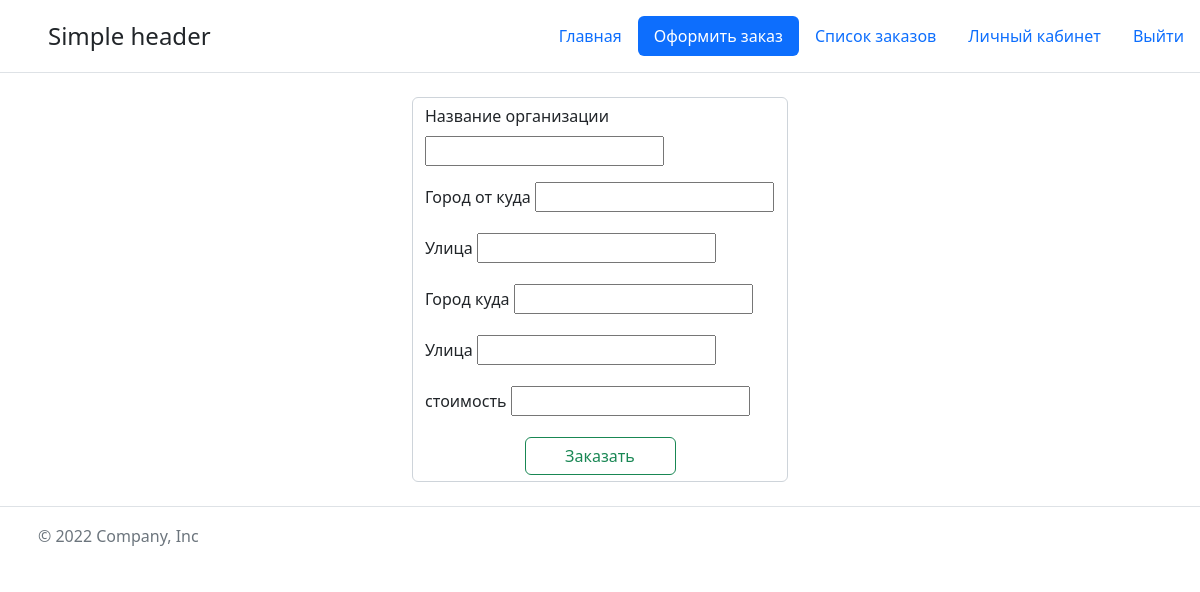
Before: /order (signed in) with the older database file.
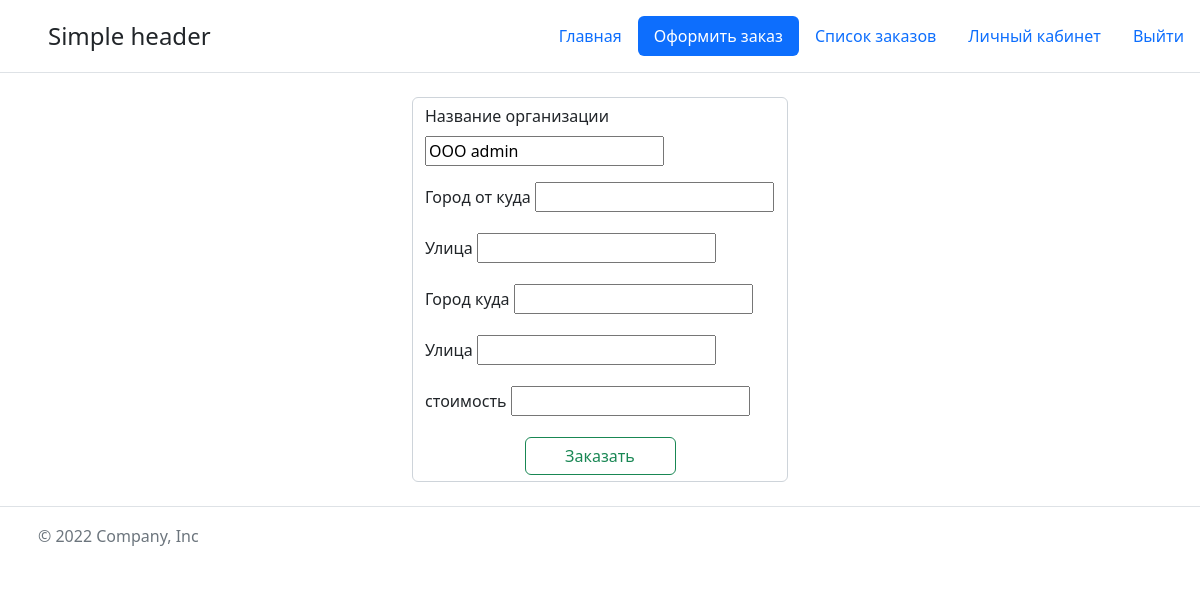
After: the same page with the newer database file.
### main/models.py (models this page shows)
class User(AbstractBaseUser, PermissionsMixin):
    company_name = models.CharField(max_length=255, unique=True, verbose_name='Названием организации')
    email = models.EmailField(null=False, unique=True, verbose_name='Email')
    phone = models.CharField(max_length=32, null=True, blank=True, verbose_name='Телефоном')
    inn = models.CharField(max_length=12, null=False, unique=True, verbose_name='ИНН организации')
    data_registration = models.DateTimeField(auto_now_add=True, verbose_name='Дата регистрации')
    is_carrier = models.BooleanField(default=False, verbose_name='Перевозчик')
    is_active = models.BooleanField(default=True, verbose_name='Активен')
    is_staff = models.BooleanField(default=False, verbose_name='Сотрудник')
    is_superuser = models.BooleanField(default=False, verbose_name='Суперпользователь')
    is_verified = models.BooleanField(default=False, verbose_name='Верифицирован')
    object = UserManager()
    USERNAME_FIELD = 'email'
    REQUIRED_FIELDS = []
    class Meta:
        verbose_name = 'Пользователь'
        verbose_name_plural = 'Пользователи'

### main/views.py (the view)
# urls.py: path('order', views.order, name='order'),
@login_required()
def order(request):
    if request.method == 'POST':
        order_form = add_Order(request.POST)
        if order_form.is_valid():
            _order_form_save(request, order_form)
            messages.success(request, f'Заказ создан!')
            return redirect('home')
        else:
            messages.warning(request, f'Проверьте введенные вами данные!')
            order_form = add_Order(request.POST)
            return render(request, 'main/order_form.html', {'title': 'Заказ', 'active_order': 'active',
                                                            'order_form': order_form})
    else:
        order_form = add_Order()
    return render(request, 'main/order_form.html', {'title': 'Заказ', 'active_order': 'active',
                                                    'order_form': order_form})

### main/forms.py
class add_Order(forms.ModelForm):
    company_name = forms.CharField(label='Название организации', max_length=100)
    address_city = forms.CharField(label='Город от куда ', max_length=100,
                                   widget=forms.TextInput(attrs={'id': 'city', 'class': 'form_input'}))
    address_street = forms.CharField(label='Улица', max_length=100,
                                     widget=forms.TextInput(attrs={'id': 'street', 'class': 'form_input'}))
    address_city_to = forms.CharField(label='Город куда', max_length=50,
                                      widget=forms.TextInput(attrs={'id': 'city_to', 'class': 'form_input'}))
    address_street_to = forms.CharField(label='Улица', max_length=100,
                                        widget=forms.TextInput(attrs={'id': 'street_to', 'class': 'form_input'}))
    price = forms.CharField(label='стоимость', max_length=100)
    class Meta:
        model = Order
        fields = ('company_name', 'address_city', 'address_street', 'address_city_to', 'address_street_to', 'price')

### main/templates/main/order_form.html (shortened to what this page needs)
{% extends 'main/base.html' %}
{% block content %}
<div class="teams_form">
  <div class="container col-4">
    <form action="{% url 'order' %}" method='POST' class="form-control">
        {% for field in order_form %}
        {% if field == order_form.company_name %}
            <div class="mb-3">
                <label  class="form-label">{{ field.label }}</label>
                <input id="id_company_name" type="text" name="company_name" maxlength="100" required="" value="{{request.user.company_name}}">
            </div>
        {% else %}
            <div class="mb-3">
                <label  class="form-label">{{ field.label }}</label>
                {{ field }}
            </div>
        {% endif %}
        {% endfor %}
            <div class=" container w-50">
                <button class="btn btn-outline-success w-100" type="submit">Заказать</button>
            </div>
    </form>
  </div>
</div>
    <link href="https://cdn.jsdelivr.net/npm/suggestions-jquery@21.12.0/dist/css/suggestions.min.css" rel="stylesheet"/>
{% endblock %}

Changed rows visible on the page:
now on this page (row edited): User: company_name "OOO admin"
